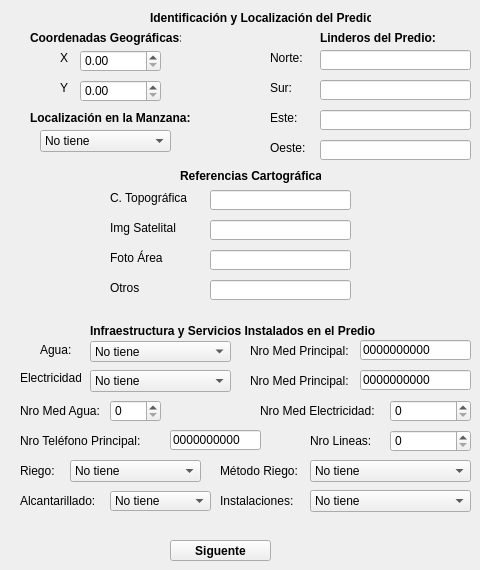
    <widget class="QWidget" name="tab_6">
     <attribute name="title">
      <string>Loc/Infr</string>
     </attribute>
     <widget class="QLineEdit" name="txtNroMedElec">
      <property name="geometry">
       <rect>
        <x>360</x>
        <y>370</y>
        <width>111</width>
        <height>20</height>
       </rect>
      </property>
      <property name="text">
       <string>0000000000</string>
      </property>
      <property name="maxLength">
       <number>20</number>
      </property>
     </widget>
     <widget class="QLabel" name="label_100">
      <property name="geometry">
       <rect>
        <x>250</x>
        <y>370</y>
        <width>101</width>
        <height>21</height>
       </rect>
      </property>
      <property name="font">
       <font>
        <weight>50</weight>
        <bold>false</bold>
       </font>
      </property>
      <property name="text">
       <string>Nro Med Principal:</string>
      </property>
     </widget>
     <widget class="QLabel" name="label_94">
      <property name="geometry">
       <rect>
        <x>20</x>
        <y>370</y>
        <width>61</width>
        <height>16</height>
       </rect>
      </property>
      <property name="font">
       <font>
        <weight>50</weight>
        <bold>false</bold>
       </font>
      </property>
      <property name="text">
       <string>Electricidad</string>
      </property>
     </widget>
     <widget class="QLineEdit" name="txtNroMedAgua">
      <property name="geometry">
       <rect>
        <x>360</x>
        <y>340</y>
        <width>111</width>
        <height>20</height>
       </rect>
      </property>
      <property name="text">
       <string>0000000000</string>
      </property>
      <property name="maxLength">
       <number>20</number>
      </property>
     </widget>
     <widget class="QComboBox" name="cboEle">
      <property name="geometry">
       <rect>
        <x>90</x>
        <y>370</y>
        <width>141</width>
        <height>22</height>
       </rect>
      </property>
      <item>
       <property name="text">
        <string>No tiene</string>
       </property>
      </item>
      <item>
       <property name="text">
        <string>Instalada con medidor</string>
       </property>
      </item>
      <item>
       <property name="text">
        <string>Instalada sin medidor</string>
       </property>
      </item>
     </widget>
     <widget class="QLabel" name="label_93">
      <property name="geometry">
       <rect>
        <x>40</x>
        <y>340</y>
        <width>31</width>
        <height>20</height>
       </rect>
      </property>
      <property name="font">
       <font>
        <weight>50</weight>
        <bold>false</bold>
       </font>
      </property>
      <property name="text">
       <string>Agua:</string>
      </property>
     </widget>
     <widget class="QLabel" name="label_98">
      <property name="geometry">
       <rect>
        <x>250</x>
        <y>340</y>
        <width>101</width>
        <height>21</height>
       </rect>
      </property>
      <property name="font">
       <font>
        <weight>50</weight>
        <bold>false</bold>
       </font>
      </property>
      <property name="text">
       <string>Nro Med Principal:</string>
      </property>
     </widget>
     <widget class="QLabel" name="label_92">
      <property name="geometry">
       <rect>
        <x>90</x>
        <y>320</y>
        <width>291</width>
        <height>21</height>
       </rect>
      </property>
      <property name="font">
       <font>
        <weight>75</weight>
        <bold>true</bold>
       </font>
      </property>
      <property name="text">
       <string>Infraestructura y Servicios Instalados en el Predio</string>
      </property>
     </widget>
     <widget class="QLabel" name="label_35">
      <property name="geometry">
       <rect>
        <x>30</x>
        <y>30</y>
        <width>151</width>
        <height>16</height>
       </rect>
      </property>
      <property name="font">
       <font>
        <weight>75</weight>
        <bold>true</bold>
       </font>
      </property>
      <property name="text">
       <string>Coordenadas Geográficas:</string>
      </property>
     </widget>
     <widget class="QLineEdit" name="txtNorte">
      <property name="geometry">
       <rect>
        <x>320</x>
        <y>50</y>
        <width>151</width>
        <height>20</height>
       </rect>
      </property>
      <property name="maxLength">
       <number>45</number>
      </property>
     </widget>
     <widget class="QLabel" name="label_26">
      <property name="geometry">
       <rect>
        <x>320</x>
        <y>30</y>
        <width>121</width>
        <height>16</height>
       </rect>
      </property>
      <property name="font">
       <font>
        <weight>75</weight>
        <bold>true</bold>
       </font>
      </property>
      <property name="text">
       <string>Linderos del Predio:</string>
      </property>
     </widget>
     <widget class="QDoubleSpinBox" name="spnCoorX">
      <property name="geometry">
       <rect>
        <x>80</x>
        <y>50</y>
        <width>81</width>
        <height>22</height>
       </rect>
      </property>
      <property name="maximum">
       <double>9999.000000000000000</double>
      </property>
     </widget>
     <widget class="QLineEdit" name="txtOeste">
      <property name="geometry">
       <rect>
        <x>320</x>
        <y>140</y>
        <width>151</width>
        <height>20</height>
       </rect>
      </property>
      <property name="maxLength">
       <number>45</number>
      </property>
     </widget>
     <widget class="QLabel" name="label_38">
      <property name="geometry">
       <rect>
        <x>270</x>
        <y>110</y>
        <width>41</width>
        <height>16</height>
       </rect>
      </property>
      <property name="font">
       <font>
        <weight>50</weight>
        <bold>false</bold>
       </font>
      </property>
      <property name="text">
       <string>Este:</string>
      </property>
     </widget>
     <widget class="QLabel" name="label_39">
      <property name="geometry">
       <rect>
        <x>270</x>
        <y>140</y>
        <width>41</width>
        <height>16</height>
       </rect>
      </property>
      <property name="font">
       <font>
        <weight>50</weight>
        <bold>false</bold>
       </font>
      </property>
      <property name="text">
       <string>Oeste:</string>
      </property>
     </widget>
     <widget class="QLabel" name="label_37">
      <property name="geometry">
       <rect>
        <x>270</x>
        <y>80</y>
        <width>41</width>
        <height>16</height>
       </rect>
      </property>
      <property name="font">
       <font>
        <weight>50</weight>
        <bold>false</bold>
       </font>
      </property>
      <property name="text">
       <string>Sur:</string>
      </property>
     </widget>
     <widget class="QLabel" name="label_33">
      <property name="geometry">
       <rect>
        <x>60</x>
        <y>50</y>
        <width>16</width>
        <height>16</height>
       </rect>
      </property>
      <property name="font">
       <font>
        <weight>50</weight>
        <bold>false</bold>
       </font>
      </property>
      <property name="text">
       <string>X</string>
      </property>
     </widget>
     <widget class="QLineEdit" name="txtSur">
      <property name="geometry">
       <rect>
        <x>320</x>
        <y>80</y>
        <width>151</width>
        <height>20</height>
       </rect>
      </property>
      <property name="maxLength">
       <number>45</number>
      </property>
     </widget>
     <widget class="QLabel" name="label_36">
      <property name="geometry">
       <rect>
        <x>270</x>
        <y>50</y>
        <width>41</width>
        <height>16</height>
       </rect>
      </property>
      <property name="font">
       <font>
        <weight>50</weight>
        <bold>false</bold>
       </font>
      </property>
      <property name="text">
       <string>Norte:</string>
      </property>
     </widget>
     <widget class="QDoubleSpinBox" name="spnCoorY">
      <property name="geometry">
       <rect>
        <x>80</x>
        <y>80</y>
        <width>81</width>
        <height>22</height>
       </rect>
      </property>
      <property name="maximum">
       <double>9999.000000000000000</double>
      </property>
     </widget>
     <widget class="QLabel" name="label_34">
      <property name="geometry">
       <rect>
        <x>60</x>
        <y>80</y>
        <width>21</width>
        <height>16</height>
       </rect>
      </property>
      <property name="font">
       <font>
        <weight>50</weight>
        <bold>false</bold>
       </font>
      </property>
      <property name="text">
       <string>Y</string>
      </property>
     </widget>
     <widget class="QLineEdit" name="txtEste">
      <property name="geometry">
       <rect>
        <x>320</x>
        <y>110</y>
        <width>151</width>
        <height>20</height>
       </rect>
      </property>
      <property name="maxLength">
       <number>45</number>
      </property>
     </widget>
     <widget class="QLineEdit" name="txtSatelital">
      <property name="geometry">
       <rect>
        <x>210</x>
        <y>220</y>
        <width>141</width>
        <height>20</height>
       </rect>
      </property>
      <property name="maxLength">
       <number>45</number>
      </property>
     </widget>
     <widget class="QLabel" name="label_40">
      <property name="geometry">
       <rect>
        <x>180</x>
        <y>165</y>
        <width>141</width>
        <height>21</height>
       </rect>
      </property>
      <property name="font">
       <font>
        <weight>75</weight>
        <bold>true</bold>
       </font>
      </property>
      <property name="text">
       <string>Referencias Cartográficas:</string>
      </property>
     </widget>
     <widget class="QLabel" name="label_43">
      <property name="geometry">
       <rect>
        <x>110</x>
        <y>250</y>
        <width>71</width>
        <height>16</height>
       </rect>
      </property>
      <property name="font">
       <font>
        <weight>50</weight>
        <bold>false</bold>
       </font>
      </property>
      <property name="text">
       <string>Foto Área</string>
      </property>
     </widget>
     <widget class="QLabel" name="label_41">
      <property name="geometry">
       <rect>
        <x>110</x>
        <y>190</y>
        <width>81</width>
        <height>16</height>
       </rect>
      </property>
      <property name="font">
       <font>
        <weight>50</weight>
        <bold>false</bold>
       </font>
      </property>
      <property name="text">
       <string>C. Topográfica</string>
      </property>
     </widget>
     <widget class="QLineEdit" name="txtTopografica">
      <property name="geometry">
       <rect>
        <x>210</x>
        <y>190</y>
        <width>141</width>
        <height>20</height>
       </rect>
      </property>
      <property name="maxLength">
       <number>45</number>
      </property>
     </widget>
     <widget class="QLabel" name="label_42">
      <property name="geometry">
       <rect>
        <x>110</x>
        <y>220</y>
        <width>81</width>
        <height>16</height>
       </rect>
      </property>
      <property name="font">
       <font>
        <weight>50</weight>
        <bold>false</bold>
       </font>
      </property>
      <property name="text">
       <string>Img Satelital</string>
      </property>
     </widget>
     <widget class="QLabel" name="label_44">
      <property name="geometry">
       <rect>
        <x>110</x>
        <y>280</y>
        <width>71</width>
        <height>16</height>
       </rect>
      </property>
      <property name="font">
       <font>
        <weight>50</weight>
        <bold>false</bold>
       </font>
      </property>
      <property name="text">
       <string>Otros</string>
      </property>
     </widget>
     <widget class="QLineEdit" name="txtArea">
      <property name="geometry">
       <rect>
        <x>210</x>
        <y>250</y>
        <width>141</width>
        <height>20</height>
       </rect>
      </property>
      <property name="maxLength">
       <number>45</number>
      </property>
     </widget>
     <widget class="QLineEdit" name="txtOtros">
      <property name="geometry">
       <rect>
        <x>210</x>
        <y>280</y>
        <width>141</width>
        <height>20</height>
       </rect>
      </property>
      <property name="maxLength">
       <number>45</number>
      </property>
     </widget>
     <widget class="QLabel" name="label_110">
      <property name="geometry">
       <rect>
        <x>150</x>
        <y>10</y>
        <width>221</width>
        <height>16</height>
       </rect>
      </property>
      <property name="font">
       <font>
        <weight>75</weight>
        <bold>true</bold>
       </font>
      </property>
      <property name="text">
       <string>Identificación y Localización del Predio</string>
      </property>
     </widget>
     <widget class="QPushButton" name="btnSiguiente_2">
      <property name="geometry">
       <rect>
        <x>170</x>
        <y>540</y>
        <width>101</width>
        <height>21</height>
       </rect>
      </property>
      <property name="font">
       <font>
        <weight>75</weight>
        <bold>true</bold>
       </font>
      </property>
      <property name="text">
       <string>Siguente</string>
      </property>
     </widget>
     <widget class="QComboBox" name="cboManzana">
      <property name="geometry">
       <rect>
        <x>40</x>
        <y>130</y>
        <width>131</width>
        <height>22</height>
       </rect>
      </property>
      <item>
       <property name="text">
        <string>No tiene</string>
       </property>
      </item>
      <item>
       <property name="text">
        <string>Esquinero</string>
       </property>
      </item>
      <item>
       <property name="text">
        <string>En Cabecera</string>
       </property>
      </item>
      <item>
       <property name="text">
        <string>Intermedio</string>
       </property>
      </item>
      <item>
       <property name="text">
        <string>En L</string>
       </property>
      </item>
      <item>
       <property name="text">
        <string>En T</string>
       </property>
      </item>
      <item>
       <property name="text">
        <string>En Cruz</string>
       </property>
      </item>
      <item>
       <property name="text">
        <string>Manzanero</string>
       </property>
      </item>
      <item>
       <property name="text">
        <string>Triángulo</string>
       </property>
      </item>
      <item>
       <property name="text">
        <string>En Callejón</string>
       </property>
      </item>
      <item>
       <property name="text">
        <string>Interior</string>
       </property>
      </item>
     </widget>
     <widget class="QLabel" name="label_260">
      <property name="geometry">
       <rect>
        <x>30</x>
        <y>110</y>
        <width>161</width>
        <height>16</height>
       </rect>
      </property>
      <property name="font">
       <font>
        <weight>75</weight>
        <bold>true</bold>
       </font>
      </property>
      <property name="text">
       <string>Localización en la Manzana:</string>
      </property>
     </widget>
     <widget class="QSpinBox" name="spnNroElec">
      <property name="geometry">
       <rect>
        <x>390</x>
        <y>400</y>
        <width>81</width>
        <height>22</height>
       </rect>
      </property>
     </widget>
     <widget class="QLabel" name="label_103">
      <property name="geometry">
       <rect>
        <x>310</x>
        <y>430</y>
        <width>61</width>
        <height>21</height>
       </rect>
      </property>
      <property name="font">
       <font>
        <weight>50</weight>
        <bold>false</bold>
       </font>
      </property>
      <property name="text">
       <string>Nro Lineas:</string>
      </property>
     </widget>
     <widget class="QSpinBox" name="spnNroLin">
      <property name="geometry">
       <rect>
        <x>390</x>
        <y>430</y>
        <width>81</width>
        <height>22</height>
       </rect>
      </property>
     </widget>
     <widget class="QLineEdit" name="txtNumPrinTel">
      <property name="geometry">
       <rect>
        <x>170</x>
        <y>430</y>
        <width>91</width>
        <height>20</height>
       </rect>
      </property>
      <property name="text">
       <string>0000000000</string>
      </property>
      <property name="maxLength">
       <number>20</number>
      </property>
     </widget>
     <widget class="QLabel" name="label_102">
      <property name="geometry">
       <rect>
        <x>20</x>
        <y>430</y>
        <width>141</width>
        <height>21</height>
       </rect>
      </property>
      <property name="font">
       <font>
        <weight>50</weight>
        <bold>false</bold>
       </font>
      </property>
      <property name="text">
       <string>Nro Teléfono Principal:</string>
      </property>
     </widget>
     <widget class="QComboBox" name="cboRiego">
      <property name="geometry">
       <rect>
        <x>70</x>
        <y>460</y>
        <width>131</width>
        <height>22</height>
       </rect>
      </property>
      <item>
       <property name="text">
        <string>No tiene</string>
       </property>
      </item>
      <item>
       <property name="text">
        <string>Ocasional</string>
       </property>
      </item>
      <item>
       <property name="text">
        <string>Permanente</string>
       </property>
      </item>
     </widget>
     <widget class="QLabel" name="label_132">
      <property name="geometry">
       <rect>
        <x>220</x>
        <y>490</y>
        <width>81</width>
        <height>21</height>
       </rect>
      </property>
      <property name="font">
       <font>
        <weight>50</weight>
        <bold>false</bold>
       </font>
      </property>
      <property name="text">
       <string>Instalaciones:</string>
      </property>
     </widget>
     <widget class="QLabel" name="label_99">
      <property name="geometry">
       <rect>
        <x>20</x>
        <y>400</y>
        <width>81</width>
        <height>21</height>
       </rect>
      </property>
      <property name="font">
       <font>
        <weight>50</weight>
        <bold>false</bold>
       </font>
      </property>
      <property name="text">
       <string>Nro Med Agua:</string>
      </property>
     </widget>
     <widget class="QSpinBox" name="spnNroAgua">
      <property name="geometry">
       <rect>
        <x>110</x>
        <y>400</y>
        <width>51</width>
        <height>22</height>
       </rect>
      </property>
     </widget>
     <widget class="QComboBox" name="cboMetRiego">
      <property name="geometry">
       <rect>
        <x>310</x>
        <y>460</y>
        <width>161</width>
        <height>22</height>
       </rect>
      </property>
      <item>
       <property name="text">
        <string>No tiene</string>
       </property>
      </item>
      <item>
       <property name="text">
        <string>Gravedad</string>
       </property>
      </item>
      <item>
       <property name="text">
        <string>Aspersión</string>
       </property>
      </item>
      <item>
       <property name="text">
        <string>Goteo</string>
       </property>
      </item>
      <item>
       <property name="text">
        <string>Bombeo</string>
       </property>
      </item>
      <item>
       <property name="text">
        <string>Otro</string>
       </property>
      </item>
     </widget>
     <widget class="QLabel" name="label_96">
      <property name="geometry">
       <rect>
        <x>20</x>
        <y>460</y>
        <width>41</width>
        <height>21</height>
       </rect>
      </property>
      <property name="font">
       <font>
        <weight>50</weight>
        <bold>false</bold>
       </font>
      </property>
      <property name="text">
       <string>Riego:</string>
      </property>
     </widget>
     <widget class="QComboBox" name="cboAlcan">
      <property name="geometry">
       <rect>
        <x>110</x>
        <y>491</y>
        <width>101</width>
        <height>20</height>
       </rect>
      </property>
      <item>
       <property name="text">
        <string>No tiene</string>
       </property>
      </item>
      <item>
       <property name="text">
        <string>Red pública</string>
       </property>
      </item>
      <item>
       <property name="text">
        <string>Pozo séptico</string>
       </property>
      </item>
      <item>
       <property name="text">
        <string>Pozo ciego</string>
       </property>
      </item>
      <item>
       <property name="text">
        <string>Rio o quebrada</string>
       </property>
      </item>
      <item>
       <property name="text">
        <string>Letrina</string>
       </property>
      </item>
     </widget>
     <widget class="QComboBox" name="cboInstEsp">
      <property name="geometry">
       <rect>
        <x>310</x>
        <y>490</y>
        <width>161</width>
        <height>22</height>
       </rect>
      </property>
      <item>
       <property name="text">
        <string>No tiene</string>
       </property>
      </item>
      <item>
       <property name="text">
        <string>Ascensor</string>
       </property>
      </item>
      <item>
       <property name="text">
        <string>Circuito Cerrado de Televisión</string>
       </property>
      </item>
      <item>
       <property name="text">
        <string>Montacargas</string>
       </property>
      </item>
      <item>
       <property name="text">
        <string>Sistema Alternativo de Energía Eléctrica</string>
       </property>
      </item>
      <item>
       <property name="text">
        <string>Sistema Central de Aire Acondicionado</string>
       </property>
      </item>
      <item>
       <property name="text">
        <string>Sistema Contra Incendios</string>
       </property>
      </item>
      <item>
       <property name="text">
        <string>Sistema de Gas Centralizado</string>
       </property>
      </item>
      <item>
       <property name="text">
        <string>Sistema de Ventilación Mecánica</string>
       </property>
      </item>
      <item>
       <property name="text">
        <string>Sistema de Voz y Datos</string>
       </property>
      </item>
     </widget>
     <widget class="QLabel" name="label_101">
      <property name="geometry">
       <rect>
        <x>260</x>
        <y>400</y>
        <width>121</width>
        <height>21</height>
       </rect>
      </property>
      <property name="font">
       <font>
        <weight>50</weight>
        <bold>false</bold>
       </font>
      </property>
      <property name="text">
       <string>Nro Med Electricidad:</string>
      </property>
     </widget>
     <widget class="QLabel" name="label_131">
      <property name="geometry">
       <rect>
        <x>220</x>
        <y>460</y>
        <width>81</width>
        <height>21</height>
       </rect>
      </property>
      <property name="font">
       <font>
        <weight>50</weight>
        <bold>false</bold>
       </font>
      </property>
      <property name="text">
       <string>Método Riego:</string>
      </property>
     </widget>
     <widget class="QLabel" name="label_97">
      <property name="geometry">
       <rect>
        <x>20</x>
        <y>490</y>
        <width>81</width>
        <height>21</height>
       </rect>
      </property>
      <property name="font">
       <font>
        <weight>50</weight>
        <bold>false</bold>
       </font>
      </property>
      <property name="text">
       <string>Alcantarillado:</string>
      </property>
     </widget>
     <widget class="QComboBox" name="cboAgua">
      <property name="geometry">
       <rect>
        <x>90</x>
        <y>341</y>
        <width>141</width>
        <height>21</height>
       </rect>
      </property>
      <item>
       <property name="text">
        <string>No tiene</string>
       </property>
      </item>
      <item>
       <property name="text">
        <string>Por tubería dentro de la vivienda</string>
       </property>
      </item>
      <item>
       <property name="text">
        <string>Por tubería fuera de la vivienda pero dentro del predio</string>
       </property>
      </item>
      <item>
       <property name="text">
        <string>Por tubería fuera del predio</string>
       </property>
      </item>
      <item>
       <property name="text">
        <string>Otros medios</string>
       </property>
      </item>
     </widget>
    </widget>
